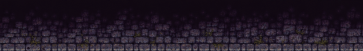
#> input picture game/assets/environment/ironbark/ch9_ceiling.png, 363 x 51 px, given in place of ironbark_earth_edges.png, which was not available
$ python make_terrain.py
#> lines starting #> are read from the running program, lines starting #| are printed output that depends on the picture; after the words box and inside, x2 and y2 are one past the last pixel; in counts of white or black regions, pixels touching at a corner belong together
"""Cut the processed Ironbark sheets into seamless, game-ready textures.

Generated bands rarely tile cleanly, so each texture is made seamless with a
minimum-error cut at its wrap (or cut at a whole number of repeats for regular
patterns), keeping every pixel crisp. The inside of each mass is painted black,
so every band ends in the void along its own stones (a "crust"), never along a
straight line, and wall faces stand a few pixels proud of the collision.
Output: game/assets/environment/ironbark/terrain/ and .../parallax/.

Usage: python3 tools/make_terrain.py
"""
import json
import os
from collections import deque

import numpy as np
from PIL import Image

SRC = "game/assets/environment/ironbark"
TERRAIN = os.path.join(SRC, "terrain")
PARALLAX = os.path.join(SRC, "parallax")
VOID = np.array([11, 8, 18, 255], np.uint8)

BAYER4 = np.array([[0, 8, 2, 10], [12, 4, 14, 6], [3, 11, 1, 9], [15, 7, 13, 5]]) / 16.0 + 1 / 32


def load(name):
    return np.asarray(Image.open(os.path.join(SRC, name)).convert("RGBA")).copy()


def save(arr, folder, name):
    os.makedirs(folder, exist_ok=True)
    Image.fromarray(arr, "RGBA").save(os.path.join(folder, name))
    print(f"{name}: {arr.shape[1]}x{arr.shape[0]}")


def wrap_x(a, blend):
    """Seamless horizontally by a minimum-error cut (image quilting): the first
    `blend` columns take the image's tail on the left of a winding cut and its
    head on the right. The cut follows the path where the two match best, so the
    join has no blur and no dither."""
    h, w, _ = a.shape
    head = a[:, :blend].astype(int)
    tail = a[:, w - blend:].astype(int)
    diff = np.abs(head - tail)
    cost = diff[..., :3].sum(2) + diff[..., 3] * 3  # alpha mismatches cost most
    # Dynamic programming: cheapest top-to-bottom path, moving at most one
    # column per row, kept off the overlap's outer edges.
    acc = cost.astype(float).copy()
    acc[:, :2] = acc[:, -2:] = 1e9
    back = np.zeros((h, blend), int)
    for y in range(1, h):
        for x in range(2, blend - 2):
            prev = acc[y - 1, x - 1:x + 2]
            k = int(np.argmin(prev))
            back[y, x] = x - 1 + k
            acc[y, x] += prev[k]
    out = a[:, : w - blend].copy()
    x = int(np.argmin(acc[-1]))
    for y in range(h - 1, -1, -1):
        out[y, :x] = a[y, w - blend: w - blend + x]  # the tail, left of the cut
        out[y, x:blend] = a[y, x:blend]  # the head, right of the cut
        x = back[y, x] if y > 0 else x
    return out


# [14 lines left out: function wrap_period, not called in this run]


def wrap_y(a, blend):
    return np.transpose(wrap_x(np.transpose(a, (1, 0, 2)), blend), (1, 0, 2))


# [13 lines left out: function darken_rows, not called in this run]


def first_full_row(a, start, frac=0.95):
    w = a.shape[1]
    for y in range(start, a.shape[0]):
        if (a[y, :, 3] > 0).mean() >= frac:
            return y
    return start


# Every band ends in the void: the inside of a mass is black (the black box is
# the shadow). A band never ends in a straight line or an even fade against the
# black: it ends the way a crust does, along the outlines of its own stones.
# Only walking lines are straight; wall faces stand a few pixels proud of the
# collision in uneven runs.
CRUST_MIN = 9   # px of a band always kept behind its edge
CRUST_LIT = 8   # px of it at full light; deeper, it steps down into shadow
CRUST_MAX = 22  # deepest its stones reach into the void
OVER = 4        # px a wall face may stand out past the collision line


def lum(rgb):
    rgb = rgb.astype(float)
    return rgb[..., 0] * 0.3 + rgb[..., 1] * 0.59 + rgb[..., 2] * 0.11


def wobble(w, seed, base, spread):
    """A smooth, wrapping per-column offset in whole pixels (whole periods across w)."""
    rng = np.random.default_rng(seed)
    xs = np.arange(w)
    v = np.zeros(w)
    for k, amp in ((max(1, w // 60), 1.0), (max(1, w // 23), 0.7), (max(1, w // 9), 0.4)):
        v += amp * np.sin(2 * np.pi * k * xs / w + rng.uniform(0, 6.3))
    v = v / 2.1  # roughly -1..1
    return np.round(base + spread * v).astype(int)


def flood(keep, cand):
    """Grow `keep` through 4-connected `cand` pixels. Runs over three copies side by
    side and keeps the middle one, so a band that wraps stays seamless."""
    h, w = keep.shape
    K = np.concatenate([keep] * 3, axis=1)
    C = np.concatenate([cand] * 3, axis=1)
    q = deque(zip(*np.nonzero(K)))
    while q:
        y, x = q.popleft()
        for dy, dx in ((1, 0), (0, 1), (0, -1), (-1, 0)):
            yy, xx = y + dy, x + dx
            if 0 <= yy < h and 0 <= xx < 3 * w and C[yy, xx] and not K[yy, xx]:
                K[yy, xx] = True
                q.append((yy, xx))
    return K[:, w:2 * w]


def shade_edge(out, keep, rows):
    """Darken kept pixels that border the void, within `rows`: a stone's underside
    (open below) most, its sides less, so each stone reads as a solid shape."""
    h, w = keep.shape
    below = np.zeros_like(keep)
    below[:-1] = ~keep[1:]
    below[-1] = True
    side = ~np.roll(keep, 1, axis=1) | ~np.roll(keep, -1, axis=1)
    zone = np.zeros_like(keep)
    zone[rows] = True
    under = keep & below & zone
    sides = keep & side & zone & ~under
    rgb = out[..., :3].astype(float)
    rgb[under] = rgb[under] * 0.45 + VOID[:3] * 0.55
    rgb[sides] = rgb[sides] * 0.7 + VOID[:3] * 0.3
    # the pixel above an underside gets a softer step
    above = np.zeros_like(keep)
    above[:-1] = under[1:]
    above &= keep & zone & ~under & ~sides
    rgb[above] = rgb[above] * 0.75 + VOID[:3] * 0.25
    out[..., :3] = np.clip(rgb, 0, 255).astype(np.uint8)


def crust(a, start, seed, dmin=CRUST_MIN, dmax=CRUST_MAX, pct=30):
    """End a band in the void along its stones. The band's edge (a walking line, a
    face or a ceiling) is row `start`, and depth grows downward. Everything above
    `start` is kept; a few rows below it always are (their count wanders column to
    column); deeper, only stone pixels (lighter than the soil around them) joined
    to what is kept reach on, to `dmax` at most. The rest becomes transparent, so
    the void shows. Each stone gets a shaded underside."""
    a = a[: start + dmax].copy()
    h, w, _ = a.shape
    L = lum(a[..., :3])
    solid = a[..., 3] > 0
    zone = L[start:][solid[start:]]
    thr = np.percentile(zone, pct) if zone.size else 0
    keep = np.zeros((h, w), bool)
    keep[:start] = solid[:start]
    depth = np.clip(wobble(w, seed, dmin + 1, 3), 2, dmax)
    for x in range(w):
        keep[start:start + depth[x], x] = solid[start:start + depth[x], x]
    cand = solid & (L >= thr)
    cand[:start] = False
    keep = flood(keep, cand)
    # Fill pinholes: a dropped pixel mostly surrounded by kept ones is kept.
    for _ in range(2):
        n = (np.roll(keep, 1, 0).astype(int) + np.roll(keep, -1, 0) + np.roll(keep, 1, 1) + np.roll(keep, -1, 1))
        hole = ~keep & (n >= 3) & solid
        hole[:start] = False
        keep |= hole
    # Drop one-pixel whiskers: deep pixels with fewer than two kept neighbours.
    for _ in range(2):
        n = (np.roll(keep, 1, 0).astype(int) + np.roll(keep, -1, 0) + np.roll(keep, 1, 1) + np.roll(keep, -1, 1))
        deep = np.zeros_like(keep)
        for x in range(w):
            deep[start + depth[x]:, x] = True
        keep &= ~(deep & (n < 2))
    out = a.copy()
    out[~keep, 3] = 0
    shade_edge(out, keep, slice(start, h))
    # Into shadow, like the walls: lit for CRUST_LIT rows under the edge, then
    # stepping toward the void, so the deepest stones are only just visible.
    rgb = out[..., :3].astype(float)
    span = max(1, h - start - CRUST_LIT)
    for y in range(start + CRUST_LIT, h):
        t = (y - start - CRUST_LIT + 1) / span
        k = 1 - (np.floor(t * 4 - 1e-6) + 1) / 4 * 0.9
        rgb[y] = rgb[y] * k + VOID[:3] * (1 - k)
    out[..., :3] = np.clip(rgb, 0, 255).astype(np.uint8)
    return out


# [94 lines left out: functions proud, degreen, face_band, clear_void, pieces, not called in this run]


def crop(a, box):
    x0, y0, x1, y1 = box
    return a[y0:y1, x0:x1].copy()


# [4 lines left out: function right_edge, not called in this run]


WALL_LIT = 12   # px of a wall's face at full light, inward from the wall line
WALL_SHADE = 12  # px over which it then steps down into the void, like a shadow


# [102 lines left out: functions shadow_face, shadow_corner, kit_face, walking_line, ceiling_line, kit_corner, not called in this run]


CRYPT_HANG = 80  # a crypt is five tiles tall: arcade piers stand on its floor
# The painted crypt kit (CR1 to CR3) in place of K2, K4 and K5 in the crypts.
# Off until the creative lead picks: as painted, or tinted toward the region's
# plum (CRYPT_TINT multiplies red, green, blue; None keeps the paint as it is).
USE_CRYPT_KIT = True
CRYPT_TINT = (1.02, 0.93, 1.12)


# [153 lines left out: functions darken_from, arcade, crypt_kit, earth_kit, bridge_bank, not called in this run]


MOAT_EXTRA = 32  # px from L6's pier feet down to the moat bed
BANK_LIT = 16    # px of L6's bank always kept from the abutment before it goes into the black


# [67 lines left out: function kits, not called in this run]


def main():
    # --- earth -------------------------------------------------------------
    edges = load("ironbark_earth_edges.png")
#> in load, returned value is the input picture: shape (51, 363, 4); mean R, G, B, A 33.4, 24.3, 36.6, 255
    top = edges[0:62]
    line = first_full_row(top, 0, 0.97)
#> line = 0
    save(crust(wrap_x(top, 32), line, seed=1), TERRAIN, "earth_top.png")
#> in wrap_x, `acc[:, :2] = acc[:, -2:] = 1e9`: acc: shape (51, 32) float64; min 0, max 1e+09, mean 125000025.2
#> in wrap_x, `out = a[:, : w - blend].copy()`:
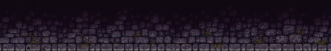
#> out: shape (51, 331, 4); mean R, G, B, A 33.4, 24.3, 36.6, 255
#> in wrap_x, `x = int(np.argmin(acc[-1]))`: x = 4
#> the loop in wrap_x, `for y in range(h - 1, -1, -1):` made 51 passes
#> x on passes 1 to 12: 3, 3, 3, 2, 2, 3, 4, 5, 6, 6, 6, 5
#> after the loop in wrap_x, `for y in range(h - 1, -1, -1):`: out: shape (51, 331, 4); 2.34% of pixels changed, all inside (x1, y1, x2, y2) = (0, 0, 15, 51)
#> in lum, `return rgb[..., 0] * 0.3 + rgb[..., 1] * 0.59 + rgb[..., 2] * 0.11`:
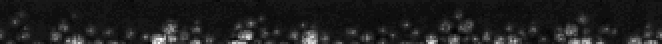
#> returned value: shape (22, 331) float64 (shown 2 times larger); min 9.5, max 41.42, mean 13.3; drawn with min black and max white
#> in crust, `solid = a[..., 3] > 0`: solid: shape (22, 331) bool; every value is 1
#> in crust, `zone = L[start:][solid[start:]]`: zone = 7282 values, max 41.42 at index 6369, min 9.5 at index 5192, mean 13.35
#> in crust, `thr = np.percentile(zone, pct) if zone.size else 0`: thr = 11.5
#> in crust, `keep[:start] = solid[:start]`: keep: shape (22, 331) bool; every value is 0
#> after the loop in crust, `for x in range(w):`:
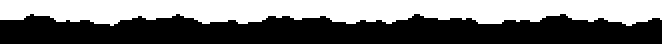
#> keep: shape (22, 331) bool (shown 2 times larger); 45.5% white; 1 white region, box (x1, y1, x2, y2) and area: (0, 0, 331, 13) 3313
#> in crust, `cand = solid & (L >= thr)`: cand: shape (22, 331) bool; 89.5% white; black in thin lines or dots
#> in flood, `return K[:, w:2 * w]`: returned value: shape (22, 331) bool; 97% white; black in thin lines or dots, all inside (x1, y1, x2, y2) = (7, 7, 322, 22)
#> after the loop in crust, `for _ in range(2):`: hole: shape (22, 331) bool; 0.44% white in thin lines or dots, all inside (x1, y1, x2, y2) = (23, 8, 316, 21)
#> after the loop in crust, `for _ in range(2):`:
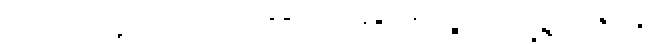
#> keep: shape (22, 331) bool (shown 2 times larger); 99.3% white; black in thin lines or dots, all inside (x1, y1, x2, y2) = (59, 9, 321, 21)
#> in crust, `out[~keep, 3] = 0`: out: shape (22, 331, 4); mean of channels 0, 1, 2, 3 18.3, 9.5, 20.2, 253.2
#> in shade_edge, `below[:-1] = ~keep[1:]`: below: shape (22, 331) bool; 0.69% white in thin lines or dots, all inside (x1, y1, x2, y2) = (59, 8, 321, 20)
#> in shade_edge, `below[-1] = True`:
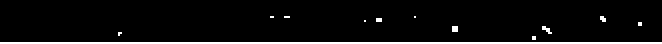
#> below: shape (22, 331) bool (shown 2 times larger); 5.2% white in thin lines or dots, all inside (x1, y1, x2, y2) = (0, 8, 331, 22)
#> in shade_edge, `side = ~np.roll(keep, 1, axis=1) | ~np.roll(keep, -1, axis=1)`: side: shape (22, 331) bool; 1.2% white in thin lines or dots, all inside (x1, y1, x2, y2) = (58, 9, 322, 21)
#> in shade_edge, `rgb[under] = rgb[under] * 0.45 + VOID[:3] * 0.55`: rgb: shape (22, 331, 3) float64; mean of channels 0, 1, 2 18, 9.4, 20
#> in shade_edge, `rgb[sides] = rgb[sides] * 0.7 + VOID[:3] * 0.3`: rgb: shape (22, 331, 3) float64; mean of channels 0, 1, 2 18, 9.4, 20
#> in shade_edge, `above[:-1] = under[1:]`: above: shape (22, 331) bool; 4.9% white in thin lines or dots, all inside (x1, y1, x2, y2) = (0, 7, 331, 21)
#> in shade_edge, `rgb[above] = rgb[above] * 0.75 + VOID[:3] * 0.25`:
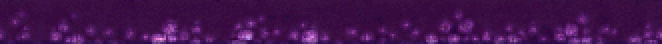
#> rgb: shape (22, 331, 3) float64 (shown 2 times larger); mean of channels 0, 1, 2 17.8, 9.4, 19.9; drawn with min black and max white
#> in shade_edge, `out[..., :3] = np.clip(rgb, 0, 255).astype(np.uint8)`: out: shape (22, 331, 4); mean of channels 0, 1, 2, 3 17.8, 9.3, 19.9, 253.2
#> in crust, `span = max(1, h - start - CRUST_LIT)`: span = 14
#> the loop in crust, `for y in range(start + CRUST_LIT, h):` made 14 passes
#> (t, k) on passes 1 to 12: (0.0714, 0.775), (0.143, 0.775), (0.214, 0.775), (0.286, 0.55), (0.357, 0.55), (0.429, 0.55), (0.5, 0.55), (0.571, 0.325), (0.643, 0.325), (0.714, 0.325), (0.786, 0.1), (0.857, 0.1)
#> after the loop in crust, `for y in range(start + CRUST_LIT, h):`:
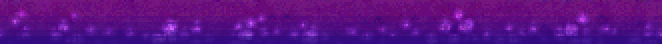
#> rgb: shape (22, 331, 3) float64 (shown 2 times larger); mean of channels 0, 1, 2 14.8, 8.5, 18.5; drawn with min black and max white
#| earth_top.png: 331x22
    print("  earth top walking line row", line)
#|   earth top walking line row 0

    under = edges[74:127, 58:382]
#> under = empty array
    # ceiling line: the last row that is still (nearly) full width
    full = [(under[y, :, 3] > 0).mean() for y in range(under.shape[0])]
#> full = []
#> (the run stopped early here; a loop or call above may not have finished)
